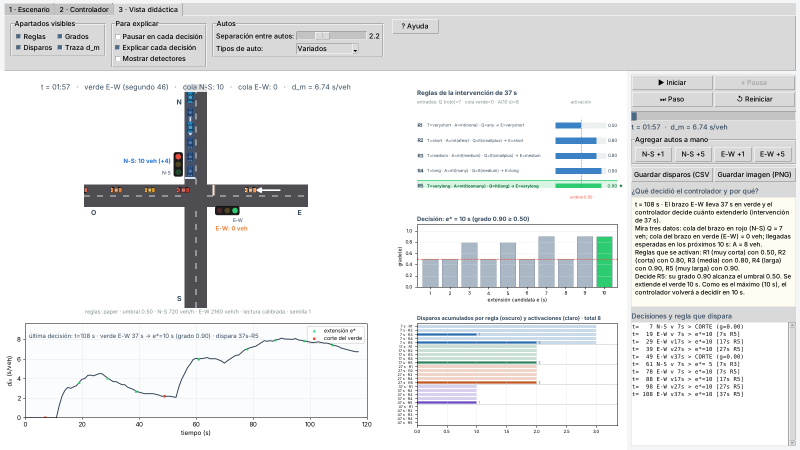
#> input picture muestras/captura_simulador_gui.png, 1600 x 900 px (shown at 1/2 size)
$ python gen_fig_simulador_compuesto.py
#> lines starting #> are read from the running program, lines starting #| are printed output that depends on the picture
"""
gen_fig_simulador_compuesto.py
================================================================================
Figura unica del simulador para el articulo: la captura de la ventana completa
(muestras/captura_simulador_gui.png) con los seis apartados rotulados (a) a (f).
Reemplaza a las Figs. 7 a 13 de la version anterior (la captura y sus seis recortes);
los seis apartados por separado quedan en el material suplementario.
Salida: articulo_replica/figures/fig_simulador.png
Uso:  python codigo/gen_fig_simulador_compuesto.py
"""
import _raiz  # noqa: F401  (cwd = carpeta del proyecto)
import matplotlib
matplotlib.use("Agg")
import matplotlib.pyplot as plt
from matplotlib.patches import Rectangle
import matplotlib.image as mpimg

IMG = "muestras/captura_simulador_gui.png"
OUT = "articulo_replica/figures/fig_simulador.png"
img = mpimg.imread(IMG)
#> img is the input picture: shape (900, 1600, 3) float32; mean R, G, B 0.907, 0.912, 0.91
h, w = img.shape[:2]
#> h = 900; w = 1600
fig = plt.figure(figsize=(7.16, 7.16 * h / w))
ax = fig.add_axes([0, 0, 1, 1])
ax.imshow(img); ax.axis("off")

# (letra, x0, y0, x1, y1) en pixeles de la captura
PANELES = [("a", 165, 185, 620, 632),    # la calle
           ("b", 825, 172, 1240, 402),   # panel de reglas
           ("c", 825, 428, 1240, 610),   # vector de grados
           ("d", 825, 628, 1240, 868),   # disparos acumulados
           ("e", 5, 640, 745, 878),      # traza del retardo
           ("f", 1262, 622, 1596, 892)]  # registro de decisiones
for L, x0, y0, x1, y1 in PANELES:
    ax.add_patch(Rectangle((x0, y0), x1 - x0, y1 - y0, fill=False, ec="#c53030", lw=1.1, ls="--"))
    # la letra va en una esquina libre (derecha) para no tapar los titulos de los paneles
    xt, yt, va = (x1 - 4, y1 - 4, "bottom") if L == "e" else (x1 - 4, y0 + 4, "top")
    ax.text(xt, yt, f"({L})", ha="right", va=va, fontsize=8.5, fontweight="bold", color="white",
            bbox=dict(boxstyle="round,pad=0.18", fc="#c53030", ec="none"))
fig.savefig(OUT, dpi=round(w / 7.16))
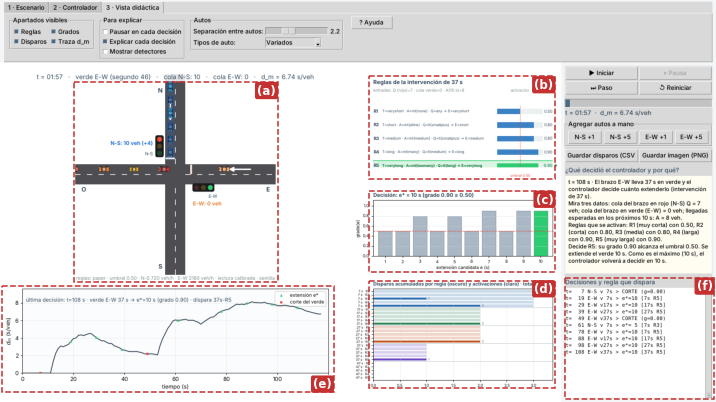
#> figure drawn by matplotlib, 1 panel
print("guardado", OUT, (w, h))
#| guardado articulo_replica/figures/fig_simulador.png (1600, 900)

$ run again, with muestras/captura_simulador_flco.png copied over muestras/captura_simulador_gui.png
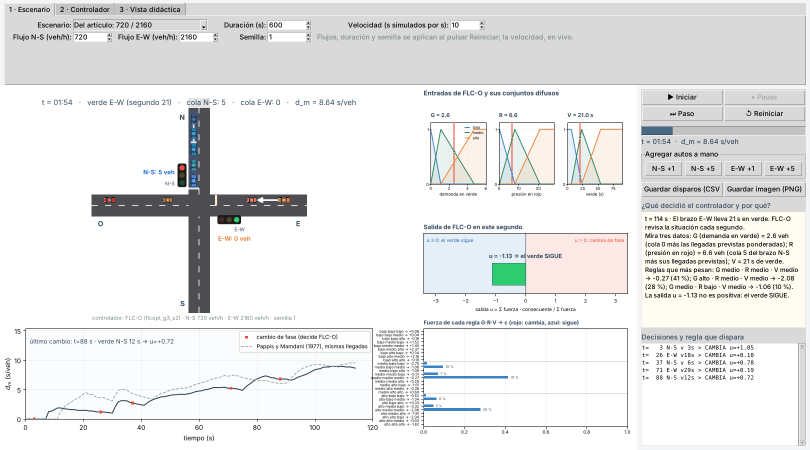
#> input picture muestras/captura_simulador_flco.png, 1620 x 900 px (shown at 1/2 size)
#> img is the input picture: shape (900, 1620, 3) float32; mean R, G, B 0.913, 0.914, 0.911
#> `fig.savefig(OUT, dpi=round(w / 7.16))`:
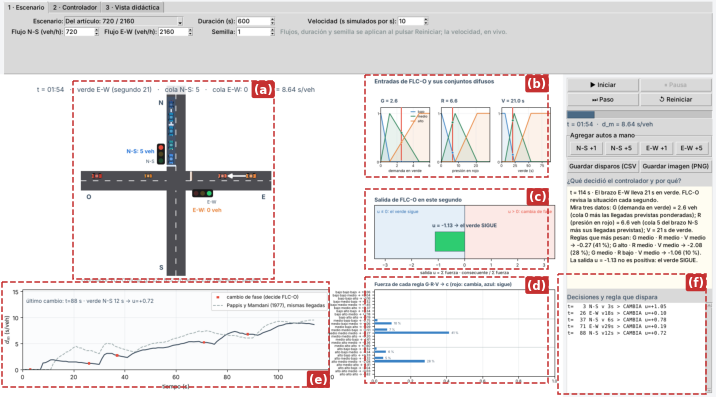
#> figure drawn by matplotlib, 1 panel
#| guardado articulo_replica/figures/fig_simulador.png (1620, 900)

$ run again, with muestras/informe_disparos.png copied over muestras/captura_simulador_gui.png
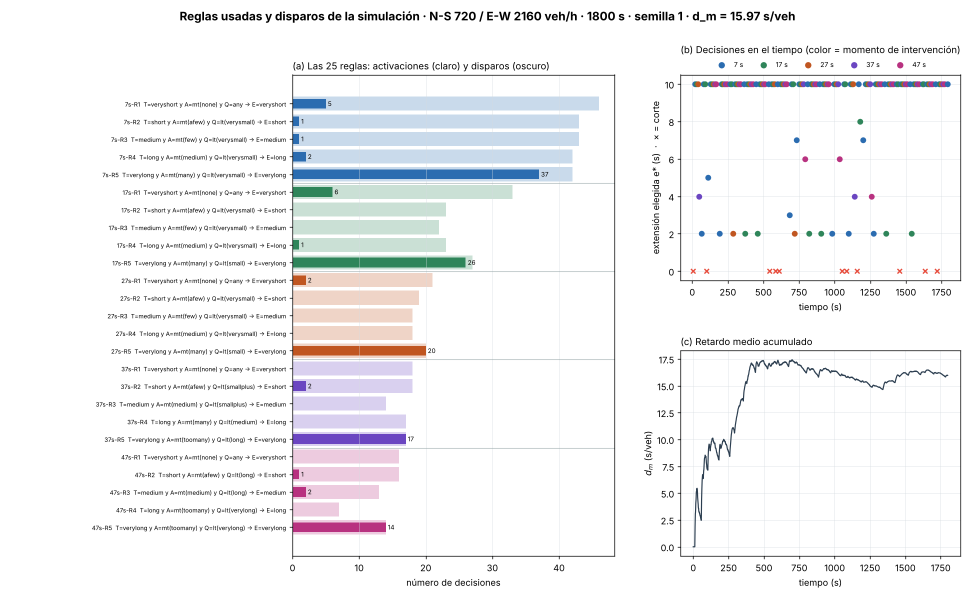
#> input picture muestras/informe_disparos.png, 1950 x 1196 px (shown at 1/2 size)
#> img is the input picture: shape (1196, 1950, 4) float32; mean R, G, B, A 0.951, 0.953, 0.956, 1
#> `fig.savefig(OUT, dpi=round(w / 7.16))`:
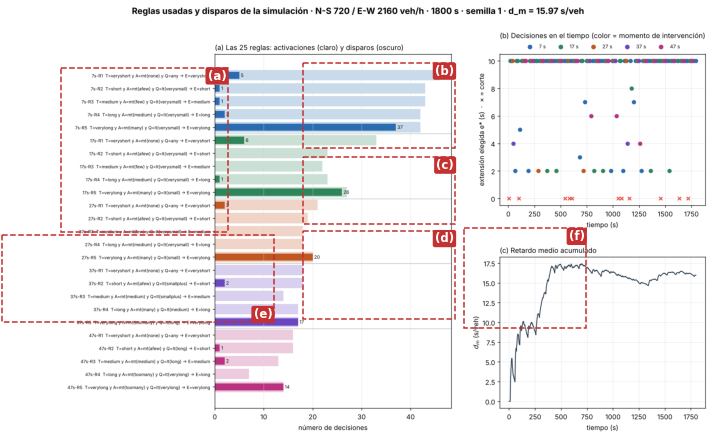
#> figure drawn by matplotlib, 1 panel
#| guardado articulo_replica/figures/fig_simulador.png (1950, 1196)
